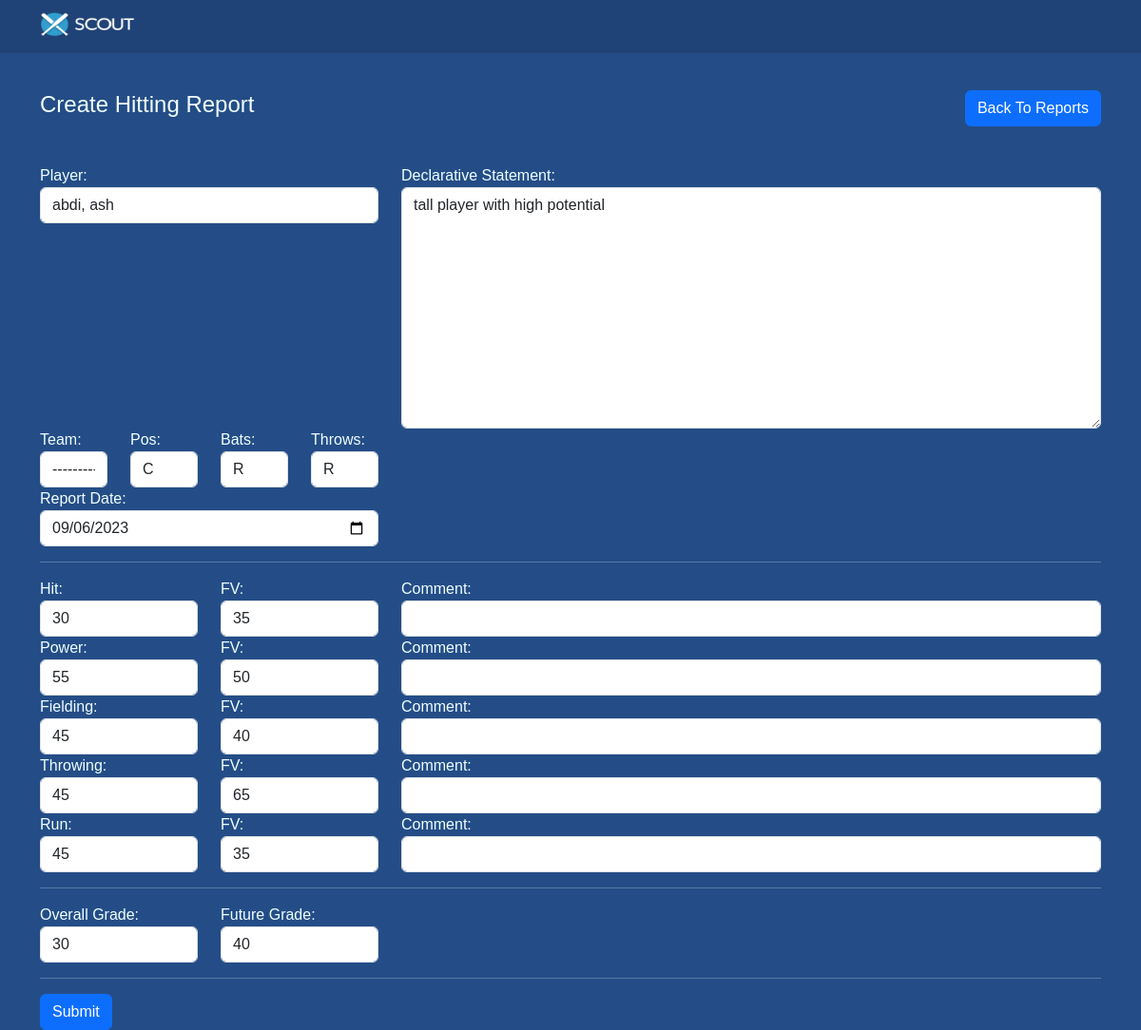
/reports/hitting/edit/2/, run on the app's committed database.
### reports/models.py (models this page shows, shortened)
class HittingReport(models.Model):
    player_name = models.CharField(max_length=255)
    team = models.CharField(max_length=30,choices=TEAM)
    bats = models.CharField(max_length=10,choices=BATS)
    throws = models.CharField(max_length=10,choices=THROWS)
    pos = models.CharField(max_length=10,choices=POS)
    report_date = models.DateTimeField(default=timezone.now)
    Declarative_Statement = models.TextField()
    fvforhit = models.PositiveIntegerField(choices=INTEGER_CHOICES,blank=True,null=True)
    fvforfielding = models.PositiveIntegerField(choices=INTEGER_CHOICES,blank=True,null=True)
    fvforpower = models.PositiveIntegerField(choices=INTEGER_CHOICES,blank=True,null=True)
    fvforthrowing = models.PositiveIntegerField(choices=INTEGER_CHOICES,blank=True,null=True)
    fvforrun = models.PositiveIntegerField(choices=INTEGER_CHOICES,blank=True,null=True)
    commentforhit = models.CharField(max_length=255,blank=True,null=True)
    commentforfielding = models.CharField(max_length=255,blank=True,null=True)
    commentforpower = models.CharField(max_length=255,blank=True,null=True)
    commentforthrowing = models.CharField(max_length=255,blank=True,null=True)
    commentforrun = models.CharField(max_length=255,blank=True,null=True)
    hit = models.PositiveIntegerField(choices=INTEGER_CHOICES)
    fielding = models.PositiveIntegerField(choices=INTEGER_CHOICES)
    power = models.PositiveIntegerField(choices=INTEGER_CHOICES)
    throwing = models.PositiveIntegerField(choices=INTEGER_CHOICES)
    run = models.PositiveIntegerField(choices=INTEGER_CHOICES)
    overall_grade = models.PositiveIntegerField(choices=INTEGER_CHOICES,blank=True,null=True
    )
    future_grade = models.PositiveIntegerField(choices=INTEGER_CHOICES,blank=True,null=True)

### reports/views.py (the view, shortened to what this page needs)
# urls.py: path('hitting/edit/<int:id>/',views.EditHittingReport.as_view(),name='edit_report'),
class  EditHittingReport(View):
    form_class = HittingReportsForm
    template_name = 'reports/Hitting_reports.html'
    def get(self, request, id=None):
        hittingreports = get_object_or_404(HittingReport, id=id)
        form = self.form_class(instance=hittingreports)
        return render(request, self.template_name, {'form': form})

### reports/templates/reports/Hitting_reports.html (shortened to what this page needs)
{% extends "base.html" %}
{% block content %}
<div class="container mt-4">
<div class="d-flex justify-content-between align-items-center mb-4">
    <h4 class="mt-3 mb-4">Create Hitting Report</h4>
    <a href="{% url 'home:homeview' %}" class="btn btn-primary">Back To Reports</a>
    </div>
</div>
<form method="POST" novalidate>
    <div class="container my-box">
        <div class="row">
            <div class="col-md-4">
                <div class="form-group">
                    <label for="{{ form.player_name.id_for_label }} ">Player:</label>
                    {{ form.player_name }}
                </div>
            </div>
            <div class="col-md-8">
                <div class="form-group">
                    <label for="{{ form.Declarative_Statement.id_for_label }}">Declarative Statement:</label>
                    {{ form.Declarative_Statement }}
                </div>
            </div>
        </div>
        <div class="row">
            <div class="col-md-1">
                <div class="form-group">
                    <label for="form.team.id_for_label">Team:</label>
                    {{ form.team }}
                </div>
            </div>
            <div class="col-md-1">
                <div class="form-group">
                    <label for="form.pos.id_for_label">Pos:</label>
                    {{ form.pos }}
                </div>
            </div>
            <div class="col-md-1">
                <div class="form-group">
                    <label for="form.bats.id_for_label">Bats:</label>
                    {{ form.bats }}
                </div>
            </div>
            <div class="col-md-1">
                <div class="form-group">
                    <label for="form.throws.id_for_label">Throws:</label>
                    {{ form.throws }}
                </div>
            </div>
        </div>
        <div class="row">
            <div class="col-md-4">
                <div class="form-group">
                    <label for="form.report_date.id_for_label">Report Date:</label>
                    {{ form.report_date }}
                </div>
            </div>
        </div>
<hr>
        <div class="row">
            <div class="col-md-2">
                <div class="form-group">
                    <label for="{{ form.hit.id_for_label }}">Hit:</label>
                    {{ form.hit }}
                </div>
            </div>
            <div class="col-md-2">
                <div class="form-group">
                    <label for="{{ form.fvforhit.id_for_label }}">FV:</label>
              {{form.fvforhit}}
                </div>
            </div>
            <div class="col-md-8">
                <div class="form-group">
                    <label for="{{ form.commentforhit.id_for_label }}">Comment:</label>
                    {{form.commentforhit}}
                </div>
            </div>
        </div>
        <div class="row">
            <div class="form-group col-md-2">
                <label for="form.power.id_for_label">Power:</label>
    {{form.power}}
            </div>
        <div class="form-group col-md-2">
            <label for="form.fvforpower.id_for_label">FV:</label>
      {{form.fvforpower}}
        </div>
        <div class="form-group col-md-8">
            <label for="form.commentforpower.id_for_label">Comment:</label>
            {{form.commentforpower}}
        </div>
        </div>
        <div class="row">
        <div class="form-group col-md-2">
            <label for="form.fielding.id_for_label">Fielding:</label>
    {{form.fielding}}
        </div>
            <div class="form-group col-md-2">
                <label for="form.fvforfielding.id_for_label">FV:</label>
                {{form.fvforfielding}}
            </div>
            <div class="form-group col-md-8">
                <label for="form.commentforfielding.id_for_label">Comment:</label>
                {{form.commentforfielding}}
            </div>
        </div>
            <div class="row">
        <div class="form-group col-md-2">
            <label for="form.throwing.id_for_label">Throwing:</label>
    {{form.throwing}}
        </div>
            <div class="form-group col-md-2">
                <label for="form.fvforthrowing.id_for_label">FV:</label>
         {{form.fvforthrowing}}
            </div>
            <div class="form-group col-md-8">
                <label for="form.commentforthrowing.id_for_label">Comment:</label>
{{form.commentforthrowing}}
            </div>
            </div>
            <div class="row">
        <div class="form-group col-md-2">
            <label for="form.run.id_for_label">Run:</label>
    {{form.run}}
        </div>
            <div class="form-grou col-md-2">
                <label for="form.fvforrun.id_for_label">FV:</label>
                {{form.fvforrun}}
            </div>
            <div class="form-group col-md-8">
                <label for="form.commentforrun.id_for_label">Comment:</label>
{{form.commentforrun}}
</div>
            </div>
            <hr>
            <div class="row">
                <div class="form-group col-md-2">
                    <label for="form.overall_grade.id_for_label">Overall Grade:</label>
            {{form.overall_grade}}
                </div>
                    <div class="form-group col-md-2">
                        <label for="form.future_grade.id_for_label">Future Grade:</label>
                 {{form.future_grade}}
                    </div>
                    <div class="form-group col-md-8">
                    </div>
                    </div>
<hr>
        <div class="row">
            <div class="col-md-12 text-left">
                <button type="submit" class="btn btn-primary">Submit</button>
            </div>
        </div>
    </div>
</form>
{% endblock content %}

### templates/base.html (shortened to what this page needs)
{% load static %}
<!DOCTYPE html>
<html lang="en">
<head>
  <link href="https://cdn.jsdelivr.net/npm/bootstrap/dist/css/bootstrap.min.css" rel="stylesheet">
  <link rel="stylesheet" href="{% static 'css/style.css' %}">
</head>
<body>
{% include 'includes/headers.html' %}
{% block content %}
{% endblock content %}
</body>
</html>

### templates/includes/headers.html (shortened to what this page needs)
{% load static %}
<nav class="navbar navbar-expand-lg navbar-custom">
    <div class="container">
      <a class="navbar-brand" href="#">
        <img src="{% static 'img/socut-logo.png' %}" alt="Logo" width="100" height="25" class="d-inline-block align-top">
      </a>
    </div>
  </nav>

### static/css/style.css (style rules this page uses)
.navbar-custom { background-color: #204377; }
.navbar-custom .navbar-brand, .navbar-custom .navbar-nav .nav-link { color: #204377; }
body { font-family: sans-serif; background-color: #244D87; color: azure; }

### data on the page
HittingReport: player_name "abdi, ash", Declarative_Statement "tall player with high potential", team "---------", pos "C", bats "R", throws "R", report_date "09/06/2023", hit "30", fvforhit "35", power "55", fvforpower "50", fielding "45", fvforfielding "40", throwing "45", fvforthrowing "65", run "45", fvforrun "35", overall_grade "30", future_grade "40"
